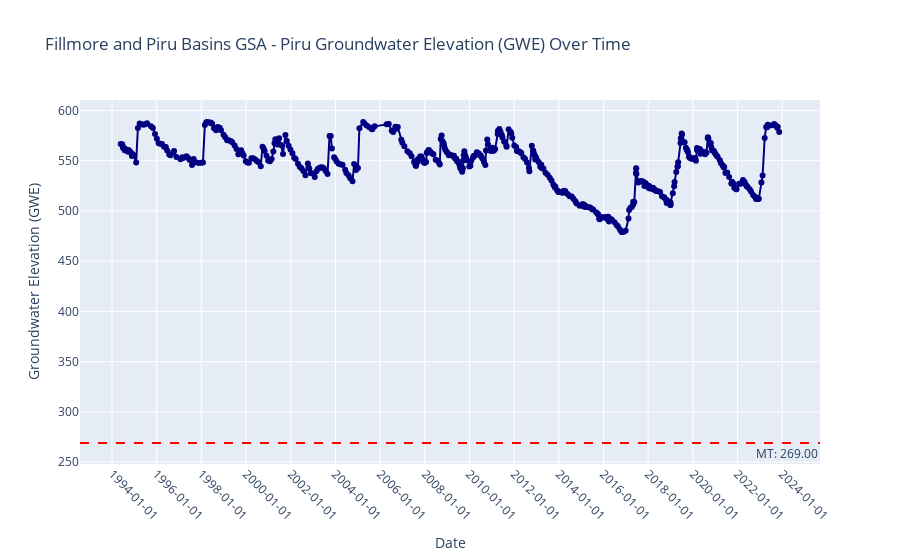

The code cell stored with this chart in its notebook:
### Code cell
fig_site = go.Figure()

# Historic GWE Data
fig_site.add_trace(go.Scatter(x=df_site_sorted['msmt_date'], y=df_site_sorted['gwe'],
                                mode='lines+markers',
                                name='GWE',
                                marker_color='navy'))

# Minimal Threshold Line
fig_site.add_hline(y=smc_mt, line=dict(color='red', width=2, dash='dash'),
                    annotation_text=f"MT: {smc_mt:.2f}",
                    annotation_position="bottom right")

fig_site.update_layout(title=f'{site_name} Groundwater Elevation (GWE) Over Time',
                        xaxis_title='Date',
                        yaxis_title='Groundwater Elevation (GWE)',
                        xaxis=dict(
                            tickformat="%Y-%m-%d",
                            nticks=20,
                            tickangle=45
                        ),
                        yaxis=dict(
                            fixedrange=False
                        ))

### Figure 1 — Plotly figure (JSON) as saved in the notebook; plotly's stock layout.template omitted (floating-point values rounded to 4 significant figures; data arrays with more than 128 entries replaced by an {"elided": "..."} marker saying what was removed)
{"data": [{"marker": {"color": "navy"}, "mode": "lines+markers", "name": "GWE", "type": "scatter", "x": {"elided": "483 str values"}, "y": {"elided": "483 float values"}}], "layout": {"annotations": [{"showarrow": false, "text": "MT: 269.00", "x": 1, "xanchor": "right", "xref": "x domain", "y": 269, "yanchor": "top", "yref": "y"}], "shapes": [{"line": {"color": "red", "dash": "dash", "width": 2}, "type": "line", "x0": 0, "x1": 1, "xref": "x domain", "y0": 269, "y1": 269, "yref": "y"}], "title": {"text": "Fillmore and Piru Basins GSA - Piru Groundwater Elevation (GWE) Over Time"}, "xaxis": {"nticks": 20, "tickangle": 45, "tickformat": "%Y-%m-%d", "title": {"text": "Date"}}, "yaxis": {"fixedrange": false, "title": {"text": "Groundwater Elevation (GWE)"}}}}
